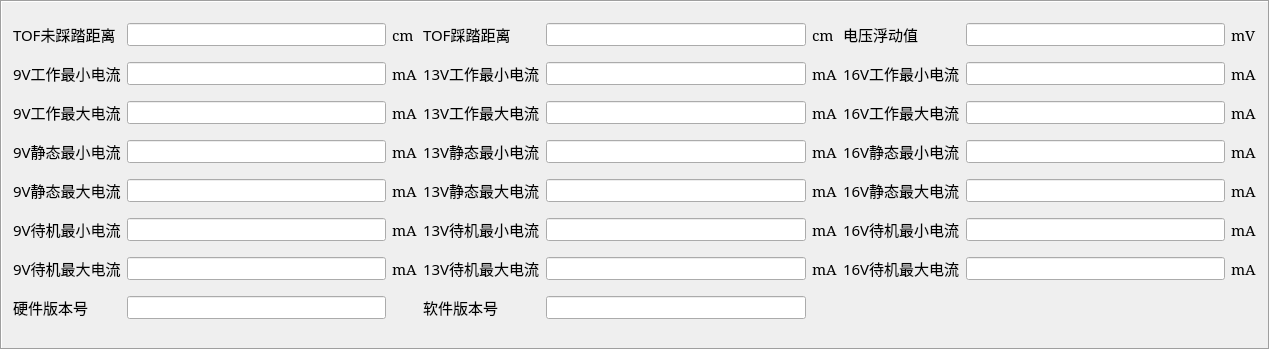
             <widget class="QFrame" name="frame_13">
              <property name="geometry">
               <rect>
                <x>10</x>
                <y>350</y>
                <width>1270</width>
                <height>350</height>
               </rect>
              </property>
              <property name="frameShape">
               <enum>QFrame::Box</enum>
              </property>
              <property name="frameShadow">
               <enum>QFrame::Sunken</enum>
              </property>
              <property name="lineWidth">
               <number>1</number>
              </property>
              <layout class="QGridLayout" name="gridLayout_6">
               <item row="0" column="0">
                <widget class="QLabel" name="label_tof_value">
                 <property name="font">
                  <font>
                   <family>宋体</family>
                   <pointsize>11</pointsize>
                  </font>
                 </property>
                 <property name="text">
                  <string>TOF未踩踏距离</string>
                 </property>
                </widget>
               </item>
               <item row="0" column="1">
                <widget class="QLineEdit" name="lineEditNotTofDis">
                 <property name="sizePolicy">
                  <sizepolicy hsizetype="Expanding" vsizetype="Preferred">
                   <horstretch>0</horstretch>
                   <verstretch>0</verstretch>
                  </sizepolicy>
                 </property>
                 <property name="font">
                  <font>
                   <family>Arial</family>
                   <pointsize>10</pointsize>
                  </font>
                 </property>
                </widget>
               </item>
               <item row="0" column="2">
                <widget class="QLabel" name="label_47">
                 <property name="font">
                  <font>
                   <family>SimSun</family>
                   <pointsize>11</pointsize>
                  </font>
                 </property>
                 <property name="text">
                  <string>cm</string>
                 </property>
                </widget>
               </item>
               <item row="0" column="3">
                <widget class="QLabel" name="label_tof_value_2">
                 <property name="font">
                  <font>
                   <family>宋体</family>
                   <pointsize>11</pointsize>
                  </font>
                 </property>
                 <property name="text">
                  <string>TOF踩踏距离</string>
                 </property>
                </widget>
               </item>
               <item row="0" column="4">
                <widget class="QLineEdit" name="lineEditTofDis">
                 <property name="font">
                  <font>
                   <family>Arial</family>
                   <pointsize>10</pointsize>
                  </font>
                 </property>
                </widget>
               </item>
               <item row="0" column="5">
                <widget class="QLabel" name="label_48">
                 <property name="font">
                  <font>
                   <family>SimSun</family>
                   <pointsize>11</pointsize>
                  </font>
                 </property>
                 <property name="text">
                  <string>cm</string>
                 </property>
                </widget>
               </item>
               <item row="0" column="6">
                <widget class="QLabel" name="label_current_value">
                 <property name="font">
                  <font>
                   <family>宋体</family>
                   <pointsize>11</pointsize>
                  </font>
                 </property>
                 <property name="text">
                  <string>电压浮动值</string>
                 </property>
                </widget>
               </item>
               <item row="0" column="7">
                <widget class="QLineEdit" name="lineEditVolFloat">
                 <property name="font">
                  <font>
                   <family>Arial</family>
                   <pointsize>10</pointsize>
                  </font>
                 </property>
                </widget>
               </item>
               <item row="0" column="8">
                <widget class="QLabel" name="label_52">
                 <property name="font">
                  <font>
                   <family>SimSun</family>
                   <pointsize>11</pointsize>
                  </font>
                 </property>
                 <property name="text">
                  <string>mV</string>
                 </property>
                </widget>
               </item>
               <item row="1" column="0">
                <widget class="QLabel" name="label_vol_value_11">
                 <property name="font">
                  <font>
                   <family>宋体</family>
                   <pointsize>11</pointsize>
                  </font>
                 </property>
                 <property name="text">
                  <string>9V工作最小电流</string>
                 </property>
                </widget>
               </item>
               <item row="1" column="1">
                <widget class="QLineEdit" name="lineEdit9VNorCurMin">
                 <property name="font">
                  <font>
                   <family>Arial</family>
                   <pointsize>10</pointsize>
                  </font>
                 </property>
                </widget>
               </item>
               <item row="1" column="2">
                <widget class="QLabel" name="label_61">
                 <property name="font">
                  <font>
                   <family>SimSun</family>
                   <pointsize>11</pointsize>
                  </font>
                 </property>
                 <property name="text">
                  <string>mA</string>
                 </property>
                </widget>
               </item>
               <item row="1" column="3">
                <widget class="QLabel" name="label_vol_value_3">
                 <property name="font">
                  <font>
                   <family>宋体</family>
                   <pointsize>11</pointsize>
                  </font>
                 </property>
                 <property name="text">
                  <string>13V工作最小电流</string>
                 </property>
                </widget>
               </item>
               <item row="1" column="4">
                <widget class="QLineEdit" name="lineEdit13VNorCurMin">
                 <property name="font">
                  <font>
                   <family>Arial</family>
                   <pointsize>10</pointsize>
                  </font>
                 </property>
                </widget>
               </item>
               <item row="1" column="5">
                <widget class="QLabel" name="label_63">
                 <property name="font">
                  <font>
                   <family>SimSun</family>
                   <pointsize>11</pointsize>
                  </font>
                 </property>
                 <property name="text">
                  <string>mA</string>
                 </property>
                </widget>
               </item>
               <item row="1" column="6">
                <widget class="QLabel" name="label_vol_value_4">
                 <property name="font">
                  <font>
                   <family>宋体</family>
                   <pointsize>11</pointsize>
                  </font>
                 </property>
                 <property name="text">
                  <string>16V工作最小电流</string>
                 </property>
                </widget>
               </item>
               <item row="1" column="7">
                <widget class="QLineEdit" name="lineEdit15VNorCurMin">
                 <property name="font">
                  <font>
                   <family>Arial</family>
                   <pointsize>10</pointsize>
                  </font>
                 </property>
                </widget>
               </item>
               <item row="1" column="8">
                <widget class="QLabel" name="label_64">
                 <property name="font">
                  <font>
                   <family>SimSun</family>
                   <pointsize>11</pointsize>
                  </font>
                 </property>
                 <property name="text">
                  <string>mA</string>
                 </property>
                </widget>
               </item>
               <item row="2" column="0">
                <widget class="QLabel" name="label_vol_value_12">
                 <property name="font">
                  <font>
                   <family>宋体</family>
                   <pointsize>11</pointsize>
                  </font>
                 </property>
                 <property name="text">
                  <string>9V工作最大电流</string>
                 </property>
                </widget>
               </item>
               <item row="2" column="1">
                <widget class="QLineEdit" name="lineEdit9VNorCurMax">
                 <property name="font">
                  <font>
                   <family>Arial</family>
                   <pointsize>10</pointsize>
                  </font>
                 </property>
                </widget>
               </item>
               <item row="2" column="2">
                <widget class="QLabel" name="label_49">
                 <property name="font">
                  <font>
                   <family>SimSun</family>
                   <pointsize>11</pointsize>
                  </font>
                 </property>
                 <property name="text">
                  <string>mA</string>
                 </property>
                </widget>
               </item>
               <item row="2" column="3">
                <widget class="QLabel" name="label_vol_value_13">
                 <property name="font">
                  <font>
                   <family>宋体</family>
                   <pointsize>11</pointsize>
                  </font>
                 </property>
                 <property name="text">
                  <string>13V工作最大电流</string>
                 </property>
                </widget>
               </item>
               <item row="2" column="4">
                <widget class="QLineEdit" name="lineEdit13VNorCurMax">
                 <property name="font">
                  <font>
                   <family>Arial</family>
                   <pointsize>10</pointsize>
                  </font>
                 </property>
                </widget>
               </item>
               <item row="2" column="5">
                <widget class="QLabel" name="label_53">
                 <property name="font">
                  <font>
                   <family>SimSun</family>
                   <pointsize>11</pointsize>
                  </font>
                 </property>
                 <property name="text">
                  <string>mA</string>
                 </property>
                </widget>
               </item>
               <item row="2" column="6">
                <widget class="QLabel" name="label_vol_value_14">
                 <property name="font">
                  <font>
                   <family>宋体</family>
                   <pointsize>11</pointsize>
                  </font>
                 </property>
                 <property name="text">
                  <string>16V工作最大电流</string>
                 </property>
                </widget>
               </item>
               <item row="2" column="7">
                <widget class="QLineEdit" name="lineEdit15VNorCurMax">
                 <property name="font">
                  <font>
                   <family>Arial</family>
                   <pointsize>10</pointsize>
                  </font>
                 </property>
                </widget>
               </item>
               <item row="2" column="8">
                <widget class="QLabel" name="label_54">
                 <property name="font">
                  <font>
                   <family>SimSun</family>
                   <pointsize>11</pointsize>
                  </font>
                 </property>
                 <property name="text">
                  <string>mA</string>
                 </property>
                </widget>
               </item>
               <item row="3" column="0">
                <widget class="QLabel" name="label_vol_value_5">
                 <property name="font">
                  <font>
                   <family>宋体</family>
                   <pointsize>11</pointsize>
                  </font>
                 </property>
                 <property name="text">
                  <string>9V静态最小电流</string>
                 </property>
                </widget>
               </item>
               <item row="3" column="1">
                <widget class="QLineEdit" name="lineEdit9VSleepCurMin">
                 <property name="font">
                  <font>
                   <family>Arial</family>
                   <pointsize>10</pointsize>
                  </font>
                 </property>
                 <property name="text">
                  <string/>
                 </property>
                </widget>
               </item>
               <item row="3" column="2">
                <widget class="QLabel" name="label_65">
                 <property name="font">
                  <font>
                   <family>SimSun</family>
                   <pointsize>11</pointsize>
                  </font>
                 </property>
                 <property name="text">
                  <string>mA</string>
                 </property>
                </widget>
               </item>
               <item row="3" column="3">
                <widget class="QLabel" name="label_vol_value_6">
                 <property name="font">
                  <font>
                   <family>宋体</family>
                   <pointsize>11</pointsize>
                  </font>
                 </property>
                 <property name="text">
                  <string>13V静态最小电流</string>
                 </property>
                </widget>
               </item>
               <item row="3" column="4">
                <widget class="QLineEdit" name="lineEdit13VSleepCurMin">
                 <property name="font">
                  <font>
                   <family>Arial</family>
                   <pointsize>10</pointsize>
                  </font>
                 </property>
                 <property name="text">
                  <string/>
                 </property>
                </widget>
               </item>
               <item row="3" column="5">
                <widget class="QLabel" name="label_66">
                 <property name="font">
                  <font>
                   <family>SimSun</family>
                   <pointsize>11</pointsize>
                  </font>
                 </property>
                 <property name="text">
                  <string>mA</string>
                 </property>
                </widget>
               </item>
               <item row="3" column="6">
                <widget class="QLabel" name="label_vol_value_7">
                 <property name="font">
                  <font>
                   <family>宋体</family>
                   <pointsize>11</pointsize>
                  </font>
                 </property>
                 <property name="text">
                  <string>16V静态最小电流</string>
                 </property>
                </widget>
               </item>
               <item row="3" column="7">
                <widget class="QLineEdit" name="lineEdit15VSleepCurMin">
                 <property name="font">
                  <font>
                   <family>Arial</family>
                   <pointsize>10</pointsize>
                  </font>
                 </property>
                </widget>
               </item>
               <item row="3" column="8">
                <widget class="QLabel" name="label_67">
                 <property name="font">
                  <font>
                   <family>SimSun</family>
                   <pointsize>11</pointsize>
                  </font>
                 </property>
                 <property name="text">
                  <string>mA</string>
                 </property>
                </widget>
               </item>
               <item row="4" column="0">
                <widget class="QLabel" name="label_vol_value_15">
                 <property name="font">
                  <font>
                   <family>宋体</family>
                   <pointsize>11</pointsize>
                  </font>
                 </property>
                 <property name="text">
                  <string>9V静态最大电流</string>
                 </property>
                </widget>
               </item>
               <item row="4" column="1">
                <widget class="QLineEdit" name="lineEdit9VSleepCurMax">
                 <property name="font">
                  <font>
                   <family>Arial</family>
                   <pointsize>10</pointsize>
                  </font>
                 </property>
                </widget>
               </item>
               <item row="4" column="2">
                <widget class="QLabel" name="label_50">
                 <property name="font">
                  <font>
                   <family>SimSun</family>
                   <pointsize>11</pointsize>
                  </font>
                 </property>
                 <property name="text">
                  <string>mA</string>
                 </property>
                </widget>
               </item>
               <item row="4" column="3">
                <widget class="QLabel" name="label_vol_value_16">
                 <property name="font">
                  <font>
                   <family>宋体</family>
                   <pointsize>11</pointsize>
                  </font>
                 </property>
                 <property name="text">
                  <string>13V静态最大电流</string>
                 </property>
                </widget>
               </item>
               <item row="4" column="4">
                <widget class="QLineEdit" name="lineEdit13VSleepCurMax">
                 <property name="font">
                  <font>
                   <family>Arial</family>
                   <pointsize>10</pointsize>
                  </font>
                 </property>
                </widget>
               </item>
               <item row="4" column="5">
                <widget class="QLabel" name="label_51">
                 <property name="font">
                  <font>
                   <family>SimSun</family>
                   <pointsize>11</pointsize>
                  </font>
                 </property>
                 <property name="text">
                  <string>mA</string>
                 </property>
                </widget>
               </item>
               <item row="4" column="6">
                <widget class="QLabel" name="label_vol_value_17">
                 <property name="font">
                  <font>
                   <family>宋体</family>
                   <pointsize>11</pointsize>
                  </font>
                 </property>
                 <property name="text">
                  <string>16V静态最大电流</string>
                 </property>
                </widget>
               </item>
               <item row="4" column="7">
                <widget class="QLineEdit" name="lineEdit15VSleepCurMax">
                 <property name="font">
                  <font>
                   <family>Arial</family>
                   <pointsize>10</pointsize>
                  </font>
                 </property>
                </widget>
               </item>
               <item row="4" column="8">
                <widget class="QLabel" name="label_55">
                 <property name="font">
                  <font>
                   <family>SimSun</family>
                   <pointsize>11</pointsize>
                  </font>
                 </property>
                 <property name="text">
                  <string>mA</string>
                 </property>
                </widget>
               </item>
               <item row="5" column="0">
                <widget class="QLabel" name="label_vol_value_8">
                 <property name="font">
                  <font>
                   <family>宋体</family>
                   <pointsize>11</pointsize>
                  </font>
                 </property>
                 <property name="text">
                  <string>9V待机最小电流</string>
                 </property>
                </widget>
               </item>
               <item row="5" column="1">
                <widget class="QLineEdit" name="lineEdit9VIdleCurMin">
                 <property name="font">
                  <font>
                   <family>Arial</family>
                   <pointsize>10</pointsize>
                  </font>
                 </property>
                </widget>
               </item>
               <item row="5" column="2">
                <widget class="QLabel" name="label_68">
                 <property name="font">
                  <font>
                   <family>SimSun</family>
                   <pointsize>11</pointsize>
                  </font>
                 </property>
                 <property name="text">
                  <string>mA</string>
                 </property>
                </widget>
               </item>
               <item row="5" column="3">
                <widget class="QLabel" name="label_vol_value_10">
                 <property name="font">
                  <font>
                   <family>宋体</family>
                   <pointsize>11</pointsize>
                  </font>
                 </property>
                 <property name="text">
                  <string>13V待机最小电流</string>
                 </property>
                </widget>
               </item>
               <item row="5" column="4">
                <widget class="QLineEdit" name="lineEdit13VIdleCurMin">
                 <property name="font">
                  <font>
                   <family>Arial</family>
                   <pointsize>10</pointsize>
                  </font>
                 </property>
                </widget>
               </item>
               <item row="5" column="5">
                <widget class="QLabel" name="label_69">
                 <property name="font">
                  <font>
                   <family>SimSun</family>
                   <pointsize>11</pointsize>
                  </font>
                 </property>
                 <property name="text">
                  <string>mA</string>
                 </property>
                </widget>
               </item>
               <item row="5" column="6">
                <widget class="QLabel" name="label_vol_value_9">
                 <property name="font">
                  <font>
                   <family>宋体</family>
                   <pointsize>11</pointsize>
                  </font>
                 </property>
                 <property name="text">
                  <string>16V待机最小电流</string>
                 </property>
                </widget>
               </item>
               <item row="5" column="7">
                <widget class="QLineEdit" name="lineEdit15VIdleCurMin">
                 <property name="font">
                  <font>
                   <family>Arial</family>
                   <pointsize>10</pointsize>
                  </font>
                 </property>
                </widget>
               </item>
               <item row="5" column="8">
                <widget class="QLabel" name="label_70">
                 <property name="font">
                  <font>
                   <family>SimSun</family>
                   <pointsize>11</pointsize>
                  </font>
                 </property>
                 <property name="text">
                  <string>mA</string>
                 </property>
                </widget>
               </item>
               <item row="6" column="0">
                <widget class="QLabel" name="label_vol_value_18">
                 <property name="font">
                  <font>
                   <family>宋体</family>
                   <pointsize>11</pointsize>
                  </font>
                 </property>
                 <property name="text">
                  <string>9V待机最大电流</string>
                 </property>
                </widget>
               </item>
               <item row="6" column="1">
                <widget class="QLineEdit" name="lineEdit9VIdleCurMax">
                 <property name="font">
                  <font>
                   <family>Arial</family>
                   <pointsize>10</pointsize>
                  </font>
                 </property>
                </widget>
               </item>
               <item row="6" column="2">
                <widget class="QLabel" name="label_59">
                 <property name="font">
                  <font>
                   <family>SimSun</family>
                   <pointsize>11</pointsize>
                  </font>
                 </property>
                 <property name="text">
                  <string>mA</string>
                 </property>
                </widget>
               </item>
               <item row="6" column="3">
                <widget class="QLabel" name="label_vol_value_20">
                 <property name="font">
                  <font>
                   <family>宋体</family>
                   <pointsize>11</pointsize>
                  </font>
                 </property>
                 <property name="text">
                  <string>13V待机最大电流</string>
                 </property>
                </widget>
               </item>
               <item row="6" column="4">
                <widget class="QLineEdit" name="lineEdit13VIdleCurMax">
                 <property name="font">
                  <font>
                   <family>Arial</family>
                   <pointsize>10</pointsize>
                  </font>
                 </property>
                </widget>
               </item>
               <item row="6" column="5">
                <widget class="QLabel" name="label_60">
                 <property name="font">
                  <font>
                   <family>SimSun</family>
                   <pointsize>11</pointsize>
                  </font>
                 </property>
                 <property name="text">
                  <string>mA</string>
                 </property>
                </widget>
               </item>
               <item row="6" column="6">
                <widget class="QLabel" name="label_vol_value_21">
                 <property name="font">
                  <font>
                   <family>宋体</family>
                   <pointsize>11</pointsize>
                  </font>
                 </property>
                 <property name="text">
                  <string>16V待机最大电流</string>
                 </property>
                </widget>
               </item>
               <item row="6" column="7">
                <widget class="QLineEdit" name="lineEdit15VIdleCurMax">
                 <property name="font">
                  <font>
                   <family>Arial</family>
                   <pointsize>10</pointsize>
                  </font>
                 </property>
                </widget>
               </item>
               <item row="6" column="8">
                <widget class="QLabel" name="label_62">
                 <property name="font">
                  <font>
                   <family>SimSun</family>
                   <pointsize>11</pointsize>
                  </font>
                 </property>
                 <property name="text">
                  <string>mA</string>
                 </property>
                </widget>
               </item>
               <item row="7" column="0">
                <widget class="QLabel" name="label_hw">
                 <property name="font">
                  <font>
                   <family>宋体</family>
                   <pointsize>11</pointsize>
                  </font>
                 </property>
                 <property name="text">
                  <string>硬件版本号</string>
                 </property>
                </widget>
               </item>
               <item row="7" column="1">
                <widget class="QLineEdit" name="lineEditHwSet">
                 <property name="font">
                  <font>
                   <family>Arial</family>
                   <pointsize>10</pointsize>
                  </font>
                 </property>
                </widget>
               </item>
               <item row="7" column="3">
                <widget class="QLabel" name="label_sw">
                 <property name="font">
                  <font>
                   <family>宋体</family>
                   <pointsize>11</pointsize>
                  </font>
                 </property>
                 <property name="text">
                  <string>软件版本号</string>
                 </property>
                </widget>
               </item>
               <item row="7" column="4">
                <widget class="QLineEdit" name="lineEditSwSet">
                 <property name="font">
                  <font>
                   <family>Arial</family>
                   <pointsize>10</pointsize>
                  </font>
                 </property>
                </widget>
               </item>
              </layout>
             </widget>
